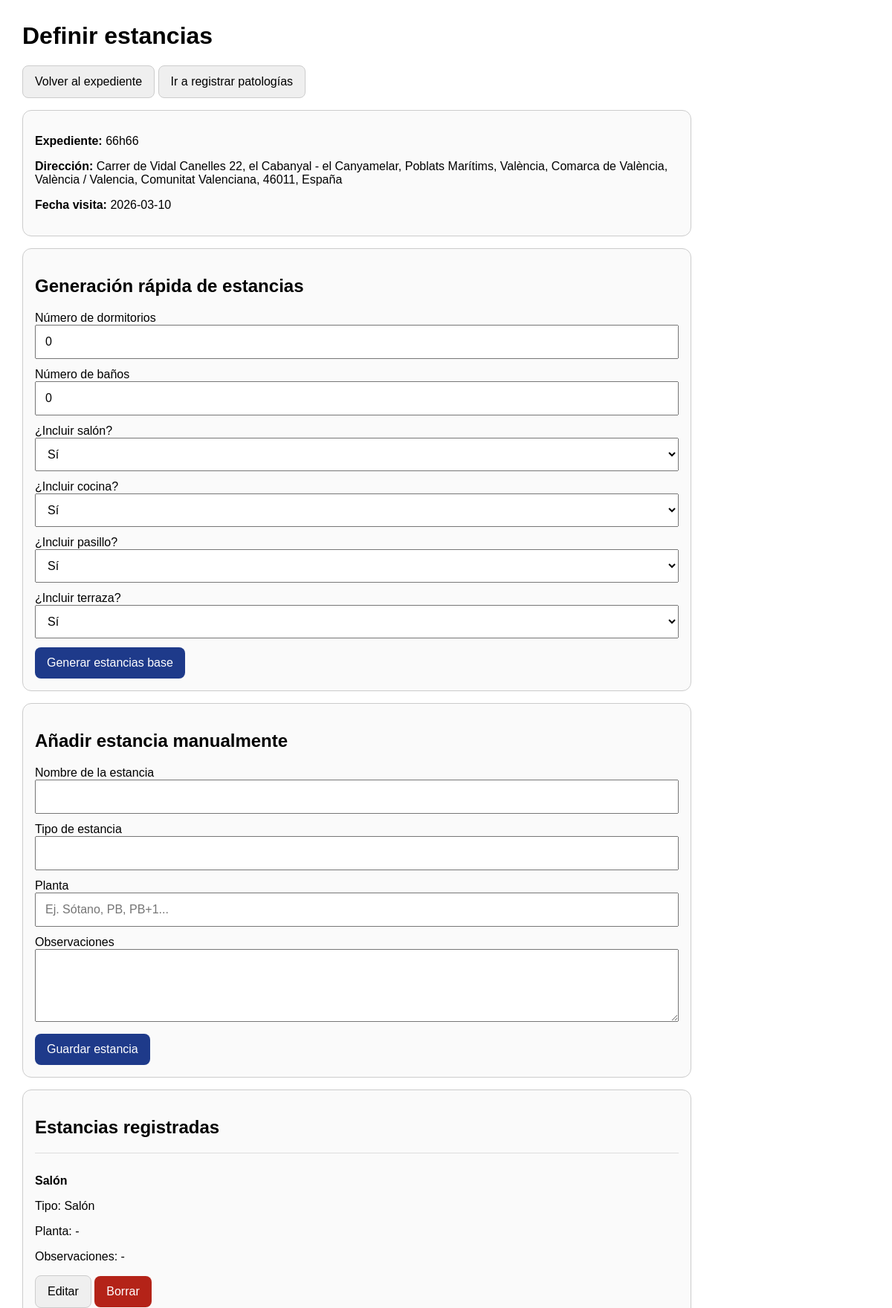
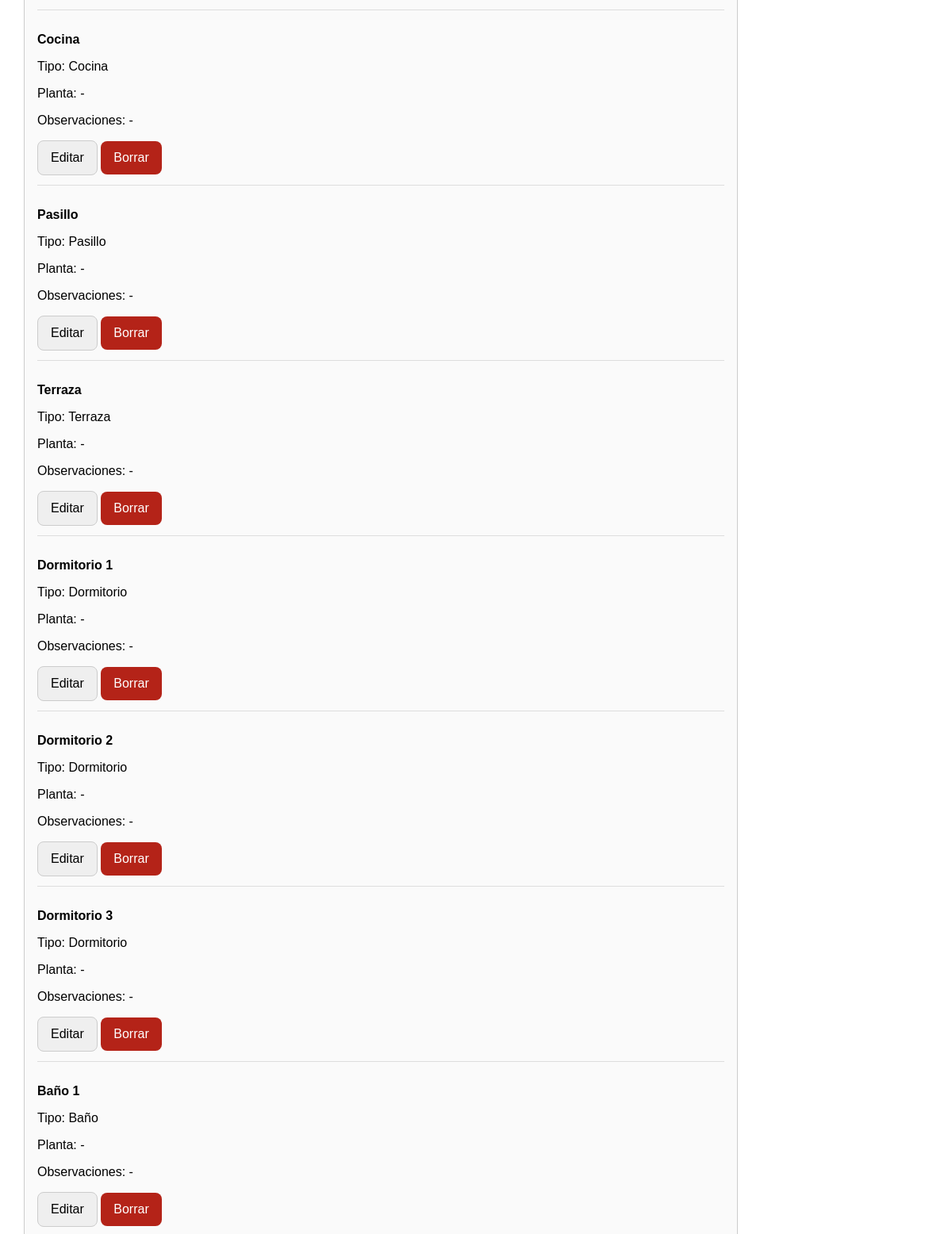
Screenshot of /definir-estancias/3 (upper part) with the database file from the repository (2 pictures, top to bottom).
### tables this page shows
CREATE TABLE expedientes (
            id INTEGER PRIMARY KEY AUTOINCREMENT,
            numero_expediente TEXT NOT NULL,
            cliente TEXT NOT NULL,
            direccion TEXT NOT NULL,
            tipo_inmueble TEXT,
            orientacion_inmueble TEXT,
            anio_construccion TEXT,
            plantas_bajo_rasante TEXT,
            plantas_sobre_baja TEXT,
            uso_inmueble TEXT,
            superficie TEXT,
            observaciones_generales TEXT,

            -- datos específicos si es piso
            planta_unidad TEXT,
            puerta_unidad TEXT,
            superficie_unidad TEXT,
            dormitorios_unidad TEXT,
            banos_unidad TEXT,
            observaciones_bloque TEXT,
            observaciones_unidad TEXT,

            -- reforma
            reformado TEXT,
            fecha_reforma TEXT,
            observaciones_reforma TEXT
        , codigo_postal TEXT, ciudad TEXT, provincia TEXT);

CREATE TABLE visitas (
            id INTEGER PRIMARY KEY AUTOINCREMENT,
            expediente_id INTEGER NOT NULL,
            fecha TEXT NOT NULL,
            tecnico TEXT NOT NULL,
            observaciones_visita TEXT,
            FOREIGN KEY (expediente_id) REFERENCES expedientes (id)
        );

CREATE TABLE estancias (
            id INTEGER PRIMARY KEY AUTOINCREMENT,
            visita_id INTEGER NOT NULL,
            nombre TEXT NOT NULL,
            tipo_estancia TEXT NOT NULL,
            planta TEXT,
            observaciones TEXT,
            FOREIGN KEY (visita_id) REFERENCES visitas (id)
        );

### app/routers/estancias.py (the view)
@router.get("/definir-estancias/{visita_id}", response_class=HTMLResponse)
def definir_estancias(request: Request, visita_id: int):
    conn = get_connection()
    cur = conn.cursor()
    visita = cur.execute(
        """
        SELECT v.*, e.numero_expediente, e.direccion
        FROM visitas v
        INNER JOIN expedientes e ON v.expediente_id = e.id
        WHERE v.id = ?
        """,
        (visita_id,),
    ).fetchone()
    estancias = cur.execute(
        """
        SELECT *
        FROM estancias
        WHERE visita_id = ?
        ORDER BY id ASC
        """,
        (visita_id,),
    ).fetchall()
    conn.close()
    if not visita:
        return HTMLResponse("<h1>Visita no encontrada</h1>", status_code=404)
    return request.app.state.templates.TemplateResponse(
        "definir_estancias.html",
        {
            "request": request,
            "visita": visita,
            "estancias": estancias,
        },
    )

### templates/definir_estancias.html (shortened to what this page needs)
<!DOCTYPE html>
<html lang="es">
<head>
</head>
<body>
    <h1>Definir estancias</h1>
    <p>
        <a class="boton secundario" href="/detalle-expediente/{{ visita.expediente_id }}">Volver al expediente</a>
        <a class="boton secundario" href="/registrar-patologias/{{ visita.id }}">Ir a registrar patologías</a>
    </p>
    <div class="card">
        <p><strong>Expediente:</strong> {{ visita.numero_expediente }}</p>
        <p><strong>Dirección:</strong> {{ visita.direccion }}</p>
        <p><strong>Fecha visita:</strong> {{ visita.fecha }}</p>
    </div>
    <div class="card">
        <h2>Generación rápida de estancias</h2>
        <form method="post" action="/generar-estancias-base">
            <label>Número de dormitorios</label>
            <input type="number" name="num_dormitorios" value="0" min="0">
            <label>Número de baños</label>
            <input type="number" name="num_banos" value="0" min="0">
            <label>¿Incluir salón?</label>
            <select name="incluir_salon">
                <option value="si">Sí</option>
            </select>
            <label>¿Incluir cocina?</label>
            <select name="incluir_cocina">
                <option value="si">Sí</option>
            </select>
            <label>¿Incluir pasillo?</label>
            <select name="incluir_pasillo">
                <option value="si">Sí</option>
            </select>
            <label>¿Incluir terraza?</label>
            <select name="incluir_terraza">
                <option value="si">Sí</option>
            </select>
            <button type="submit">Generar estancias base</button>
        </form>
    </div>
    <div class="card">
        <h2>Añadir estancia manualmente</h2>
        <form method="post" action="/guardar-estancia">
            <label>Nombre de la estancia</label>
            <input name="nombre" required>
            <label>Tipo de estancia</label>
            <input name="tipo_estancia" required>
            <label>Planta</label>
            <input name="planta" placeholder="Ej. Sótano, PB, PB+1...">
            <label>Observaciones</label>
            <textarea name="observaciones" rows="4"></textarea>
            <button type="submit">Guardar estancia</button>
        </form>
    </div>
    <div class="card">
        <h2>Estancias registradas</h2>
        {% if estancias %}
        {% for estancia in estancias %}
        <div style="border-top:1px solid #ddd; padding-top:12px; margin-top:12px;">
            <p><strong>{{ estancia.nombre }}</strong></p>
            <p>Tipo: {{ estancia.tipo_estancia }}</p>
            <p>Planta: {{ estancia.planta or '-' }}</p>
            <p>Observaciones: {{ estancia.observaciones or '-' }}</p>
            <div class="acciones">
                <a class="boton secundario" href="/editar-estancia/{{ estancia.id }}">Editar</a>
                <form method="post" action="/borrar-estancia/{{ estancia.id }}"
                    onsubmit="return confirm('¿Seguro que quieres borrar esta estancia y sus patologías asociadas?');">
                    <button class="peligro" type="submit">Borrar</button>
                </form>
            </div>
        </div>
        {% endfor %}
        {% else %}
        <p>Todavía no hay estancias registradas.</p>
        {% endif %}
    </div>
</body>
</html>

### templates/definir_estancias.html (style rules this page uses)
body { font-family: Arial, sans-serif; margin: 30px; max-width: 900px; }
.card { border: 1px solid #ccc; border-radius: 12px; padding: 16px; margin-bottom: 16px; background: #fafafa; }
input, textarea, select { width: 100%; padding: 12px; margin-bottom: 12px; font-size: 16px; box-sizing: border-box; }
button, .boton { display: inline-block; padding: 12px 16px; border-radius: 8px; border: none; text-decoration: none; font-size: 16px; cursor: pointer; background: #1e3a8a; color: white; }
.secundario { background: #efefef; color: black; border: 1px solid #ccc; }
.peligro { background: #b42318; color: white; border: none; }
.acciones { margin-top: 10px; }
.acciones form { display: inline-block; margin-right: 8px; }

### rows the page displays
expedientes: numero_expediente "66h66", direccion "Carrer de Vidal Canelles 22, el Cabanyal - el Canyamelar, Poblats Marítims, València, Comarca de València, València / Valencia, Comunitat Valenciana, 46011, España"
visitas: fecha "2026-03-10"
estancias: nombre "Salón", tipo_estancia "Salón", planta "-", observaciones "-"
estancias: nombre "Cocina", tipo_estancia "Cocina", planta "-", observaciones "-"
estancias: nombre "Pasillo", tipo_estancia "Pasillo", planta "-", observaciones "-"
estancias: nombre "Terraza", tipo_estancia "Terraza", planta "-", observaciones "-"
estancias: nombre "Dormitorio 1", tipo_estancia "Dormitorio", planta "-", observaciones "-"
estancias: nombre "Dormitorio 2", tipo_estancia "Dormitorio", planta "-", observaciones "-"
estancias: nombre "Dormitorio 3", tipo_estancia "Dormitorio", planta "-", observaciones "-"
estancias: nombre "Baño 1", tipo_estancia "Baño", planta "-", observaciones "-"
